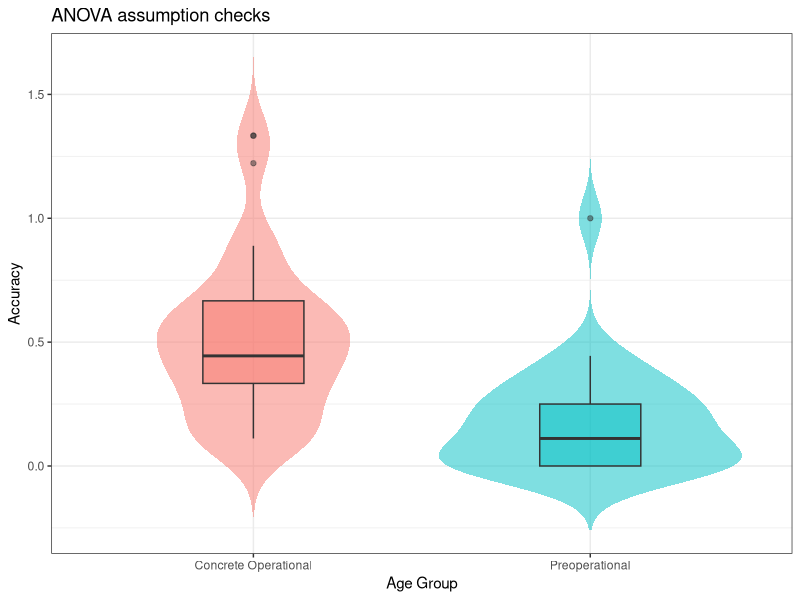
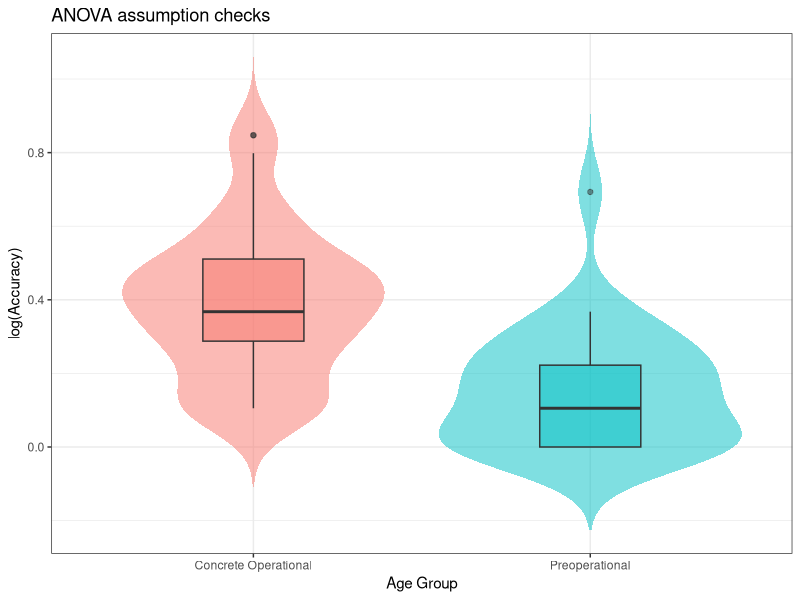
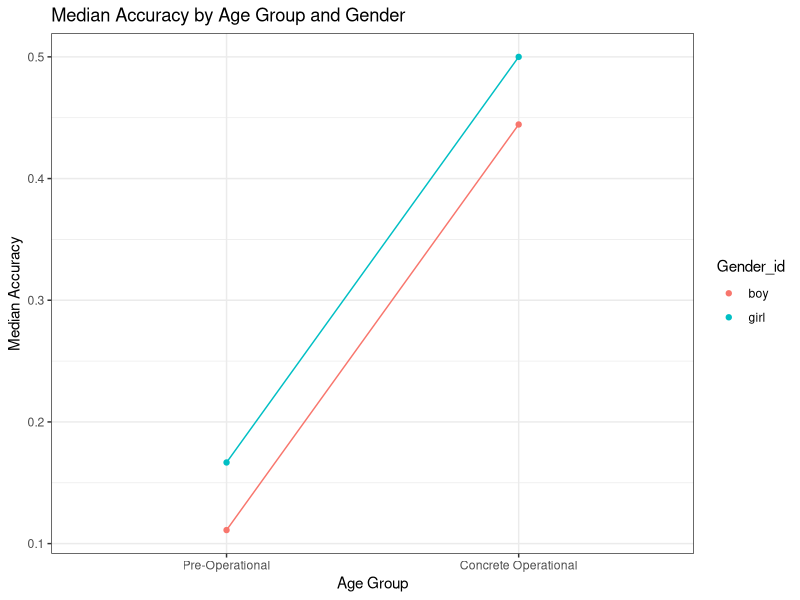
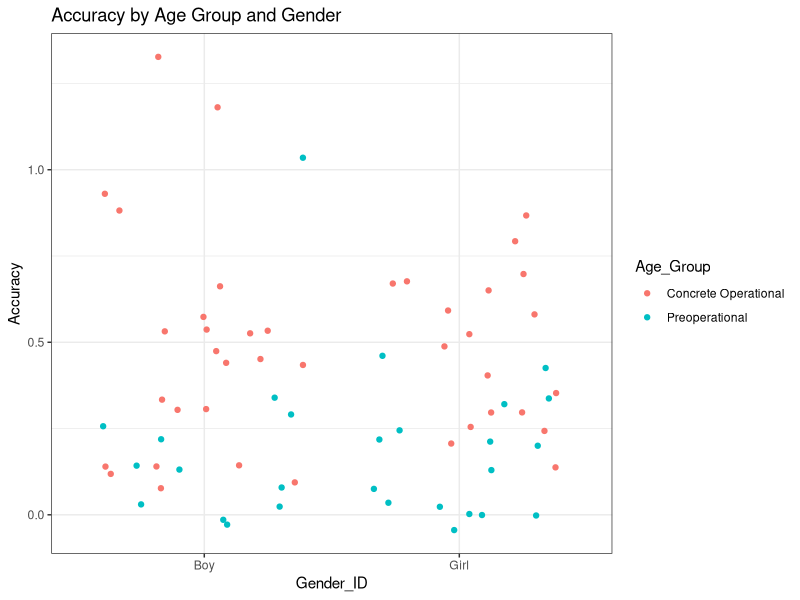
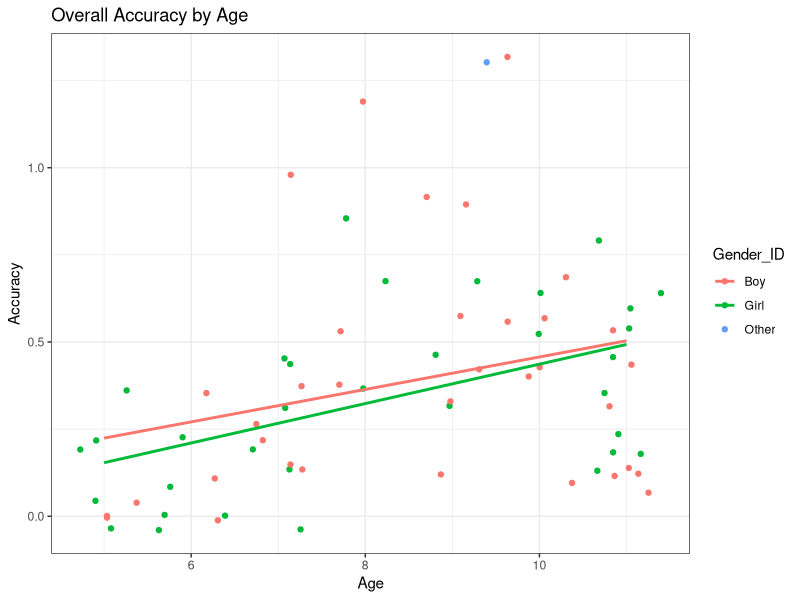
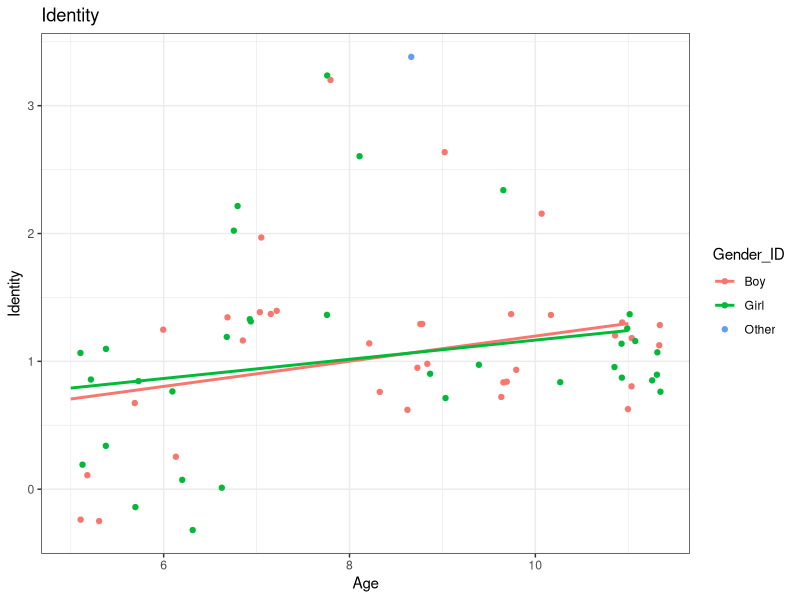
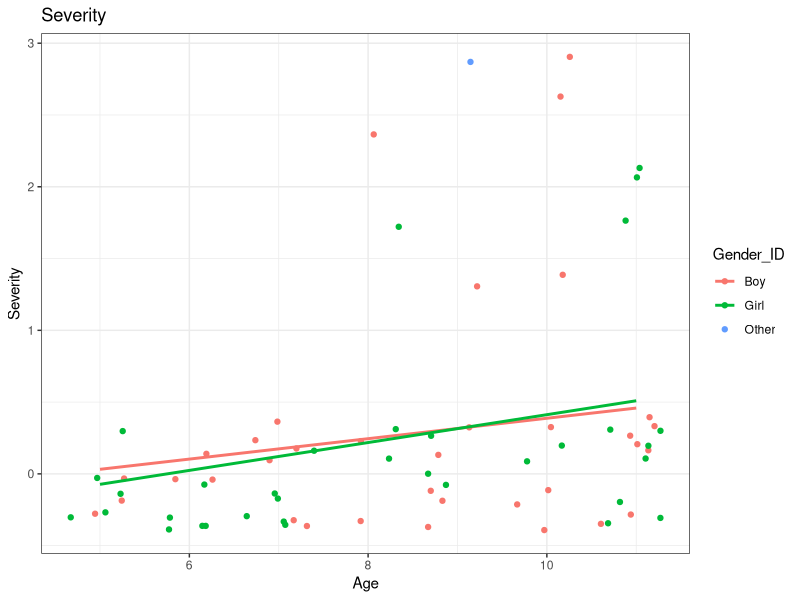
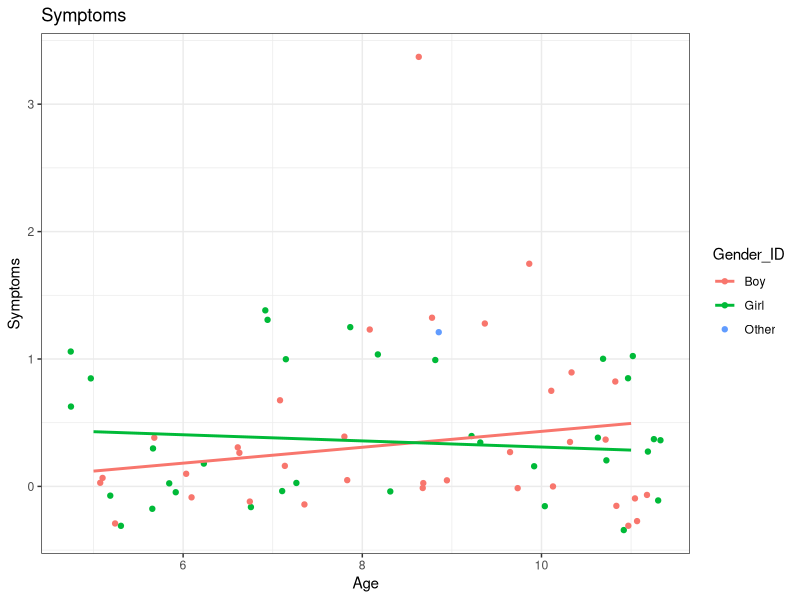

Recreate these plots in R, in order.
## ---- chunk 1
knitr::opts_chunk$set(echo = TRUE)
## ---- chunk 2
# Load dependency containing necessary functions

library(tidyverse)
## ---- chunk 3
# Load raw data
# Removal of n=5 participants who did not provide drawings

dat <- read_csv("Coding_All_Freya_3.csv") %>% 
  na.omit() 
## ---- chunk 4
# Load in demographic information
# Removal of n=5 participants who did not provide drawings
# Selecting columns containing ID, grade, age and gender

demog <- read_csv("demographics.csv") %>%
  filter(!Drawing == "No") %>%
  select(Participant, School_Grade, Age_subbed, Gender_ID)
## ---- chunk 5
# Create additional "Accuracy" column measuring overall accuracy 
# by computing mean scores across CSM dimensions

dat_accuracy <- dat %>%
  group_by(Participant) %>%
  mutate("Accuracy" = mean(c(Identity, 
                           Severity, 
                           Symptoms, 
                           Causes, 
                           Prevention, 
                           Timeline_1, 
                           Curability, 
                           Treatment, 
                           Timeline_2)))
## ---- chunk 6
# Insert demographic information matched to participant IDs

dat_all <- inner_join(dat_accuracy, demog, by = "Participant") %>% 
  group_by(Age_subbed)
## ---- chunk 7
# Assigning each participant to one of two age groups
# Ages 5-7 assigned to group "pre-operational"
# Ages 8-11 assigned to group "concrete operational" 

dat_age_groups <- dat_all %>%
  mutate("Age_Group" = ifelse(Age_subbed<8, "Preoperational", "Concrete Operational"))
## ---- chunk 8
# Running preliminary ANOVAs to establish residuals
res_age <- aov(Accuracy~Age_Group, dat_age_groups)
res_gender <- aov(Accuracy~Age_Group, dat_age_groups)
## ---- chunk 9
# Shapiro-Wilk to test assumption of normality on accuracy by age
shapiro.test(res_age$residuals)

# Assumption of normality not met, as p<.05
## ---- chunk 10
# Shapiro-Wilk to test assumption of normality on accuracy by gender identity
shapiro.test(res_gender$residuals)

# Assumtion of normality not met
## ---- chunk 11
# Assumption checks - homoscedasticity and outliers

ggplot(dat_age_groups, aes(x = Age_Group, y = Accuracy, fill = Age_Group)) +
  geom_violin(trim = FALSE, alpha = .5, colour = FALSE, show.legend = FALSE) +
  geom_boxplot(width = .3, alpha = .5, show.legend = FALSE) +
  theme_bw() +
  labs(title = "ANOVA assumption checks", x = "Age Group", y = "Accuracy")

# Assumption of homoscedasticity met
# Some outliers identified
## ---- chunk 12
# Performing logarithmic transformation on accuracy data
# to improve normality and mitigate outliers

dat_log <- dat_age_groups %>% 
  mutate("log_acc" = (log(Accuracy+1)))
  
## ---- chunk 13
# Checking residuals for the transformed data
res2 <- aov(log_acc~Age_Group, dat_log)
## ---- chunk 14
# Shapiro Wilk to test assumption of normality
shapiro.test(res2$residuals)

# Assumption of normality still not met, p<.05
## ---- chunk 15
ggplot(dat_log, aes(x = Age_Group, y = log_acc, fill = Age_Group)) +
  geom_violin(trim = FALSE, alpha = .5, colour = FALSE, show.legend = FALSE) +
  geom_boxplot(width = .3, alpha = .5, show.legend = FALSE) +
  theme_bw() +
  labs(title = "ANOVA assumption checks", x = "Age Group", y = "log(Accuracy)")

# Outliers remain, and normality is still not met - therefore a Wilcoxon 
# test may be more appropriate than an ANOVA
## ---- chunk 16
# Wilcoxon test on Overall Accuracy by Age Group
age_accuracy <- wilcox.test(Accuracy ~ Age_Group, data = dat_age_groups)
print(age_accuracy)
## ---- chunk 17
# Computing relevant descriptives for write-up

median_preop <- dat_age_groups %>%
  ungroup() %>%
  filter(Age_Group == "Preoperational") %>%
  summarise(median(Accuracy))

median_con_op <- dat_age_groups %>%
  ungroup() %>%
  filter(Age_Group == "Concrete Operational") %>%
  summarise(median(Accuracy))
## ---- chunk 18
# Making new object containing only participant id, accuracy score and gender identity

dat_gender  <- dat_age_groups %>% 
  ungroup() %>%
  select(Participant, Accuracy, Gender_ID, Age_Group) %>%
  filter(Gender_ID !="Other") %>%
  group_by(Gender_ID)

# Making new object containing all CSM scores and gender identity
dat_all_gender <-dat_all %>%
  filter(Gender_ID != "Other")
# removes n=1 participants who answered "other" for gender identity
## ---- chunk 19
# Establishing median values for gender ids overall and within age groups

# All girls
med_girls <- dat_age_groups %>%
  ungroup() %>%
  filter(Gender_ID == "Girl") %>%
  summarise("all" = median(Accuracy))

# Girls in preoperational age group
med_preop_girls <- dat_age_groups %>%
  ungroup() %>%
  filter(Gender_ID == "Girl", Age_Group == "Preoperational") %>%
  summarise("1preop"=median(Accuracy))

# Girls in concrete operational age group
med_con_op_girls <- dat_age_groups %>%
  ungroup() %>%
  filter(Gender_ID == "Girl", Age_Group == "Concrete Operational") %>%
  summarise("2conop"= median(Accuracy))

# Putting all girl medians in one data-frame 
med_girls_all <- bind_cols(med_girls, med_preop_girls, med_con_op_girls) %>%
  mutate("Gender_id"= "girl")


# All boys
med_boys <- dat_age_groups %>%
  ungroup() %>%
  filter(Gender_ID == "Boy") %>%
  summarise("all"= median(Accuracy))

# Boys in preoperational age group
med_preop_boys <- dat_age_groups %>%
  ungroup() %>%
  filter(Gender_ID == "Boy", Age_Group == "Preoperational") %>%
  summarise("1preop" = median(Accuracy))

# Boys in concrete operational age group
med_con_op_boys <- dat_age_groups %>%
  ungroup() %>%
  filter(Gender_ID == "Boy", Age_Group == "Concrete Operational") %>%
  summarise("2conop" = median(Accuracy))

# Putting all boy medians in one data-frame
med_boys_all <- bind_cols(med_boys, med_preop_boys, med_con_op_boys) %>%
  mutate("Gender_id"= "boy")


# Putting all medians in one df
medians_all <- bind_rows(med_girls_all, med_boys_all) %>%
  pivot_longer(cols = 2:3, names_to = "age_group", values_to = "med") %>%
  group_by(age_group)

## ---- chunk 20
ggplot(medians_all, aes(reorder(age_group), x=age_group, y=med, col=Gender_id)) + 
  geom_point() +
  geom_line(aes(group = Gender_id), show.legend = FALSE) +
  theme_bw() +
  labs(title = "Median Accuracy by Age Group and Gender", x="Age Group", y="Median Accuracy", fill="Gender Identity") +
  scale_x_discrete(labels=c("Pre-Operational", "Concrete Operational")) +
  scale_fill_discrete(name="Gender")
## ---- chunk 21
ggplot(dat_gender, aes(x = Gender_ID, y = Accuracy, col=Age_Group)) +
  geom_point(position = "jitter") +
  #geom_crossbar(medians_all, aes())
  theme_bw() +
  labs(title = "Accuracy by Age Group and Gender")
## ---- chunk 22
# Wilcoxon test on Overall Accuracy by Gender_id
age_accuracy <- wilcox.test(Accuracy ~ Gender_ID, data = dat_gender)
print(age_accuracy)
## ---- chunk 23
ggplot(dat_all, aes(x=Age_subbed, y=Accuracy, col= Gender_ID)) +
  geom_point(position = "jitter") +
  geom_smooth(se = FALSE, method = lm) +
  theme_bw() +
  labs(title = "Overall Accuracy by Age", x = "Age", y = "Accuracy")
## ---- chunk 24
ggplot(dat_all, aes(Age_subbed, Identity, col= Gender_ID)) +
  geom_point(position = "jitter") +
  geom_smooth(se=FALSE, method = lm) +
  theme_bw() +
  labs(title = "Identity", x = "Age", y = "Identity")
## ---- chunk 25
# Wilcoxon test on Identity by Age Group
age_identity <- wilcox.test(Identity ~ Age_Group, data = dat_age_groups)
print(age_identity)

# significant
## ---- chunk 26
# Wilcoxon test on Identity by Gender ID
gender_identity <- wilcox.test(Identity ~ Gender_ID, data = dat_all_gender)
print(gender_identity)

# non significant
## ---- chunk 27
ggplot(dat_all, aes(Age_subbed, Severity, col= Gender_ID)) +
  geom_point(position = "jitter") +
  geom_smooth(se=FALSE, method = lm) +
  theme_bw() +
  labs(title = "Severity", x= "Age", y = "Severity")
## ---- chunk 28
# Wilcoxon test on Severity by age group
age_severity <- wilcox.test(Severity ~ Age_Group, data = dat_age_groups)
print(age_severity)

# significant
## ---- chunk 29
# Wilcoxon test on Severity by Gender ID
gender_severity <- wilcox.test(Severity ~ Gender_ID, data = dat_all_gender)
print(gender_severity)

# non significant
## ---- chunk 30
ggplot(dat_all, aes(Age_subbed, Symptoms, col= Gender_ID)) +
  geom_point(position = "jitter") +
  geom_smooth(se=FALSE, method = lm) +
  theme_bw() +
  labs(title = "Symptoms", x = "Age", y = "Symptoms")
## ---- chunk 31
# Wilcoxon test on Symptoms by age group
age_symptoms <- wilcox.test(Symptoms ~ Age_Group, data = dat_age_groups)
print(age_symptoms)

# non significant
## ---- chunk 32
# Wilcoxon test on Symptoms by Gender ID
gender_symptoms <- wilcox.test(Symptoms ~ Gender_ID, data = dat_all_gender)
print(gender_symptoms)

# non significant
## ---- chunk 33
ggplot(dat_all, aes(Age_subbed, Causes, col= Gender_ID)) +
  geom_point(position = "jitter") +
  geom_smooth(se=FALSE, method = lm) +
  theme_bw() +
  labs(title = "Causes", x = "Age", y = "Causes")
## ---- chunk 34
# Wilcoxon test on Causes by age group
age_causes <- wilcox.test(Causes ~ Age_Group, data = dat_age_groups)
print(age_causes)

# significant
## ---- chunk 35
# Wilcoxon test on Causes by Gender ID
gender_causes <- wilcox.test(Causes ~ Gender_ID, data = dat_all_gender)
print(gender_causes)

# non significant
## ---- chunk 36
ggplot(dat_all, aes(Age_subbed, Prevention, col= Gender_ID)) +
  geom_point(position = "jitter") +
  geom_smooth(se=FALSE, method = lm) +
  theme_bw() +
  labs(title = "Prevention", x = "Age", y = "Prevention")
## ---- chunk 37
# Wilcoxon test on Prevention by age group
age_prevention <- wilcox.test(Prevention ~ Age_Group, data = dat_age_groups)
print(age_prevention)

# non significant
## ---- chunk 38
# Wilcoxon test on Prevention by Gender ID
gender_prevention <- wilcox.test(Prevention ~ Gender_ID, data = dat_all_gender)
print(gender_prevention)

# non significant
## ---- chunk 39
ggplot(dat_all, aes(Age_subbed, Timeline_1, col= Gender_ID)) +
  geom_point(position = "jitter") +
  geom_smooth(se=FALSE, method = lm) +
  theme_bw() +
  labs(title = "Timeline (Infection to Symptoms)", x = "Age", y = "Timeline")
## ---- chunk 40
# Wilcoxon test on Timeline_1 by age group
age_timeline_1 <- wilcox.test(Timeline_1 ~ Age_Group, data = dat_age_groups)
print(age_timeline_1)

# non significant
## ---- chunk 41
# Wilcoxon test on Timeline_1 by Gender ID
gender_tl1 <- wilcox.test(Timeline_1 ~ Gender_ID, data = dat_all_gender)
print(gender_tl1)

# non significant
## ---- chunk 42
ggplot(dat_all, aes(Age_subbed, Curability, col= Gender_ID)) +
  geom_point(position = "jitter") +
  geom_smooth(se=FALSE, method = lm) +
  theme_bw() +
  labs(title = "Curability", x = "Age", y = "Curability")
## ---- chunk 43
# Wilcoxon test on Curability by age group
age_curability <- wilcox.test(Curability ~ Age_Group, data = dat_age_groups)
print(age_curability)

# non significant
## ---- chunk 44
# Wilcoxon test on Curability by Gender ID
gender_curability <- wilcox.test(Curability ~ Gender_ID, data = dat_all_gender)
print(gender_curability)

# non significant
## ---- chunk 45
ggplot(dat_all, aes(Age_subbed, Treatment, col= Gender_ID)) +
  geom_point(position = "jitter") +
  geom_smooth(se=FALSE, method = lm) +
  theme_bw() +
  labs(title = "Treatment", x = "Age", y = "Treatment")
## ---- chunk 46
# Wilcoxon test on Treatment by age group
age_treatment <- wilcox.test(Treatment ~ Age_Group, data = dat_age_groups)
print(age_treatment)

# non significant
## ---- chunk 47
# Wilcoxon test on Treatment by Gender ID
gender_treatment <- wilcox.test(Treatment ~ Gender_ID, data = dat_all_gender)
print(gender_treatment)

# non significant
## ---- chunk 48
ggplot(dat_all, aes(Age_subbed, Timeline_2, col= Gender_ID)) +
  geom_point(position = "jitter") +
  geom_smooth(se=FALSE, method = lm) +
  theme_bw() +
  labs(title = "Timeline (Symptoms to Recovery)", x = "Age", y = "Timeline")
## ---- chunk 49
# Wilcoxon test on Timeline_2 by age group
age_timeline_2 <- wilcox.test(Timeline_2 ~ Age_Group, data = dat_age_groups)
print(age_timeline_2)

# non significant
## ---- chunk 50
# Wilcoxon test on Timeline 2 by Gender ID
gender_tl2 <- wilcox.test(Timeline_2 ~ Gender_ID, data = dat_all_gender)
print(gender_tl2)

# non significant
## ---- chunk 51
# Computing medians for significant dimensions - only causes would make a good graph unfortunately

dat_medians <- dat_age_groups %>%
  group_by(Age_Group) %>%
  summarise("med_identity"=median(Identity), "med_severity" = median(Severity), "med_causes" = median(Causes))
